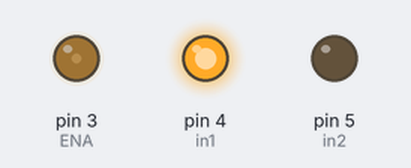
This sketch was run on a simulated Arduino Uno, built with avr-gcc and run on an emulated ATmega328P. On the bench: output pins drawn as LEDs (lit = HIGH).

Above: at 0.1 s.
Timing chart, 0 to 1.6 s (numbered marks = the images above):
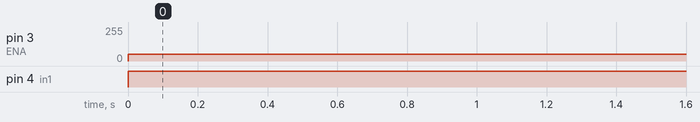

The sketch:

H-bridge_intro.ino
```cpp
int ENA = 3;
int in1 = 4;
int in2 = 5;

void setup() {
  // put your setup code here, to run once:
pinMode(ENA, OUTPUT);
pinMode(in1, OUTPUT);
pinMode(in2, OUTPUT);
}

void loop() {
  // put your main code here, to run repeatedly:
analogWrite(ENA, 50);
digitalWrite(in1, HIGH);
digitalWrite(in2, LOW);
}
```

Measured:
- by itself, pin 3 (ENA): 0/255 → 50/255 at 0.00 s
- by itself, pin 4 (in1): LOW → HIGH at 0.00 s
